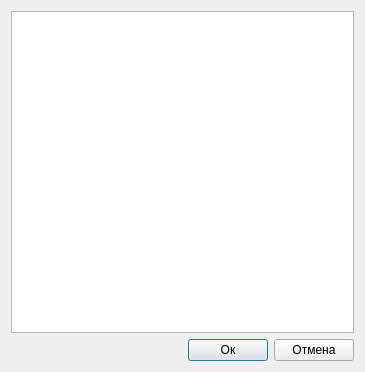
<?xml version="1.0" encoding="UTF-8"?>
<ui version="4.0">
 <class>SelectAccompliceWindow</class>
 <widget class="QDialog" name="SelectAccompliceWindow">
  <property name="geometry">
   <rect>
    <x>0</x>
    <y>0</y>
    <width>365</width>
    <height>372</height>
   </rect>
  </property>
  <property name="sizePolicy">
   <sizepolicy hsizetype="Fixed" vsizetype="Fixed">
    <horstretch>0</horstretch>
    <verstretch>0</verstretch>
   </sizepolicy>
  </property>
  <property name="minimumSize">
   <size>
    <width>365</width>
    <height>372</height>
   </size>
  </property>
  <property name="maximumSize">
   <size>
    <width>365</width>
    <height>372</height>
   </size>
  </property>
  <property name="windowTitle">
   <string>Выбор соисполнителей</string>
  </property>
  <property name="modal">
   <bool>true</bool>
  </property>
  <layout class="QVBoxLayout" name="verticalLayout">
   <item>
    <widget class="QListWidget" name="accompliceLst">
     <property name="font">
      <font>
       <pointsize>10</pointsize>
      </font>
     </property>
     <property name="selectionMode">
      <enum>QAbstractItemView::NoSelection</enum>
     </property>
     <property name="modelColumn">
      <number>0</number>
     </property>
    </widget>
   </item>
   <item>
    <layout class="QHBoxLayout" name="horizontalLayout">
     <item>
      <spacer name="horizontalSpacer">
       <property name="orientation">
        <enum>Qt::Horizontal</enum>
       </property>
       <property name="sizeHint" stdset="0">
        <size>
         <width>40</width>
         <height>20</height>
        </size>
       </property>
      </spacer>
     </item>
     <item>
      <widget class="QPushButton" name="okBt">
       <property name="text">
        <string>Ок</string>
       </property>
      </widget>
     </item>
     <item>
      <widget class="QPushButton" name="cancelBt">
       <property name="text">
        <string>Отмена</string>
       </property>
      </widget>
     </item>
    </layout>
   </item>
  </layout>
 </widget>
 <resources/>
 <connections/>
</ui>
